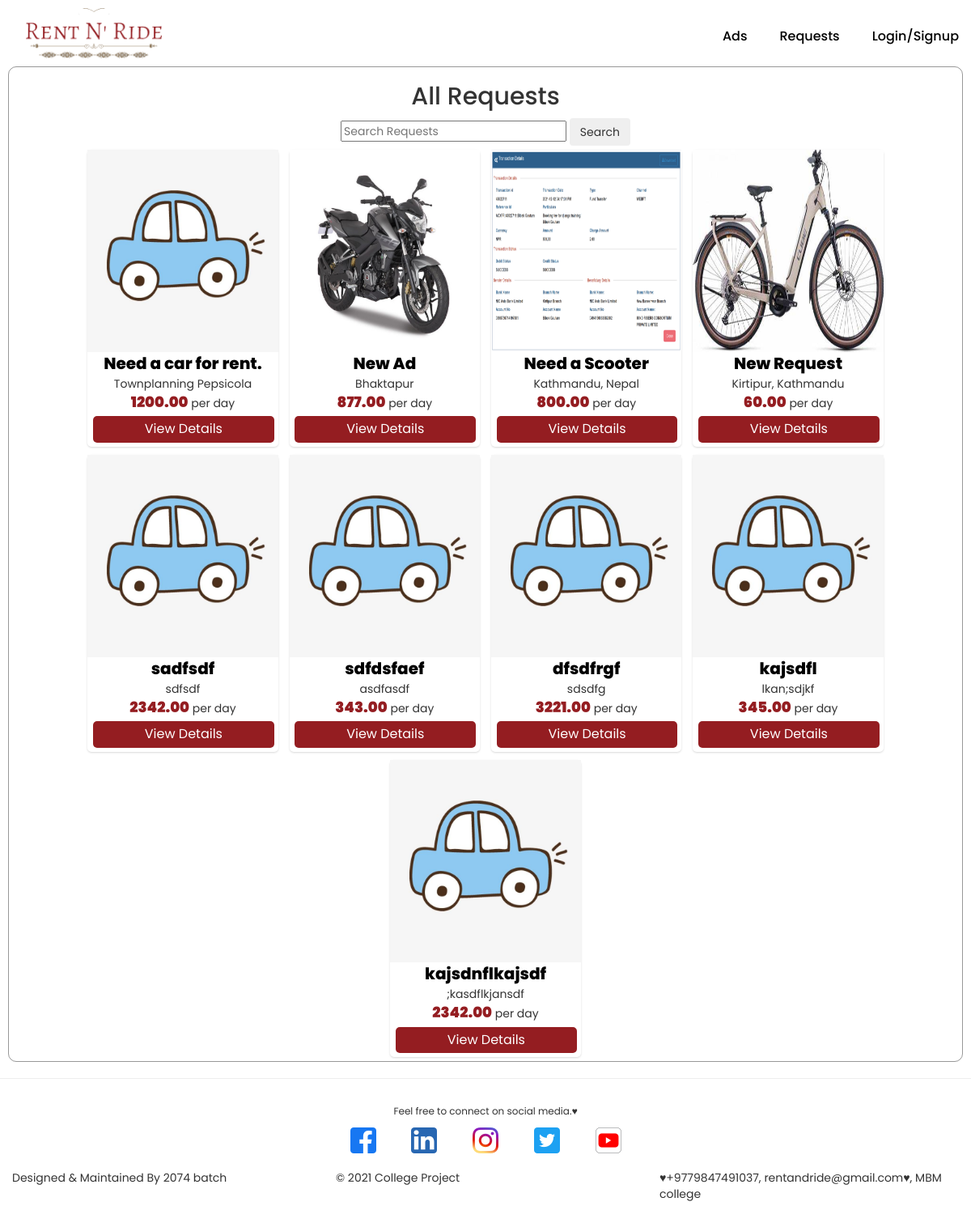
Page /requests/ on the earlier database version.
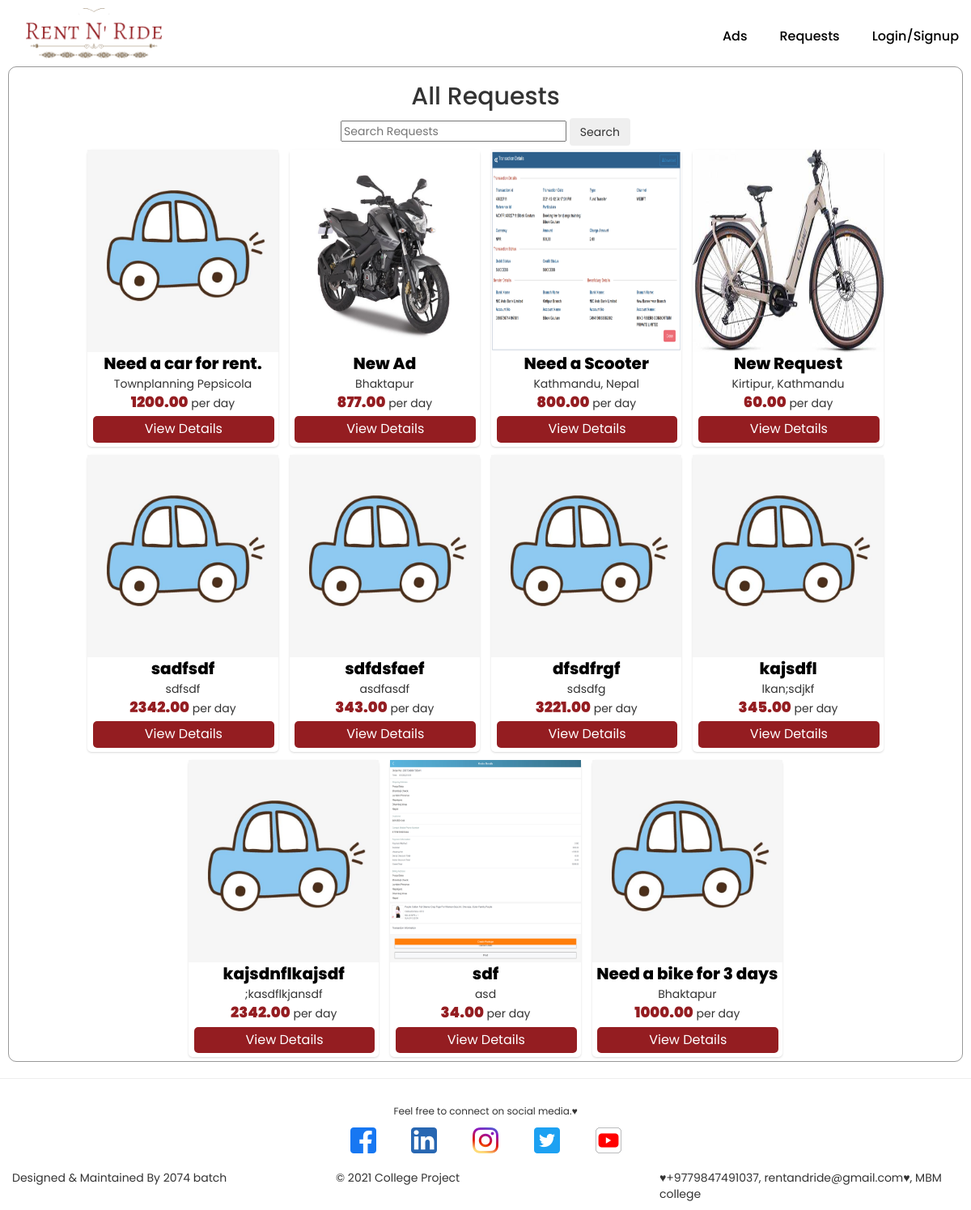
Same page on the later database version.
### requests/models.py (models this page shows, shortened)
class Request(models.Model):
    VEHICLE_CHOICES = [
        ('C', 'Car'),
        ('M', 'Motrobike'),
        ('B', 'Bicycle'),
        ('S', 'Scooter'),
        ('O', 'Other')
    ]
    owner = models.ForeignKey(Profile, null=True, blank=True, on_delete=models.SET_NULL)
    title = models.CharField(max_length=200, null=True)
    location = models.CharField(max_length=200, null=True)
    vehicle_type = models.CharField(max_length=1, choices=VEHICLE_CHOICES, null=True)
    start_date = models.DateField(null=True)
    end_date = models.DateField(null=True)
    description= models.TextField(null=True)
    image = models.ImageField(blank=True, null=True, upload_to='requests/', default='requests/request-default.jpg')
    offered_price = models.DecimalField(max_digits=8, decimal_places=2, null=True)
    created = models.DateTimeField(auto_now_add=True)
    id = models.UUIDField(default=uuid.uuid4, unique=True,
                          primary_key=True, editable=False)

### requests/views.py (the view)
# urls.py: path('', views.request, name='requests-archive'),
def request(request):
    search_query = ''
    if request.GET.get('search_query'):
        search_query = request.GET.get('search_query')
    requests = Request.objects.filter(Q(title__icontains=search_query) | Q(location__icontains=search_query))
    page = request.GET.get('page')
    results = 16
    paginator = Paginator(requests, results)
    try:
        requests = paginator.page(page)
    except PageNotAnInteger:
        page = 1
        requests = paginator.page(page)
    except EmptyPage:
        page = paginator.num_pages
        requests = paginator.page(page)
    context = {'requests': requests, 'search_query': search_query, 'paginator': paginator}
    return render(request, 'requests/requests.html', context)

### requests/templates/requests/requests.html (shortened to what this page needs)
{% extends 'main.html' %}
{% block content %}
<div class="wrapper">
    <h2>All Requests</h2>
    <form action="{% url 'requests-archive' %}" method="get">
        <input type="text " placeholder="Search Requests" id="" name="search_query", value="{{search_query}}">
        <input type="submit" name="" id="" class="btn btn--sub btn--lg" value="Search">
    </form>
    {% for request in requests %}
    <div class="card">
        <img src="{{request.image.url }}" alt="Avatar" style="width:100%; height: 250px;">
        <div class="detail">
            <name>{{request.title}}</name>
            <br>
            <location>{{request.location}}</location>
            <br>
            <price>{{request.offered_price}}</price> per day
            <br>
            <button style="margin: 5px; padding: 5px; border-radius: 5px;"><a href="{% url 'request-details' request.id %}">View Details</a> </button>
        </div>
    </div>
    {% endfor %}
    <br>
</div>
{% endblock content %}

Differences in the rows shown:
added Request: image (picture), title "sdf", location "asd", offered_price "34.00"
added Request: image (placeholder picture), title "Need a bike for 3 days", location "Bhaktapur", offered_price "1000.00"
